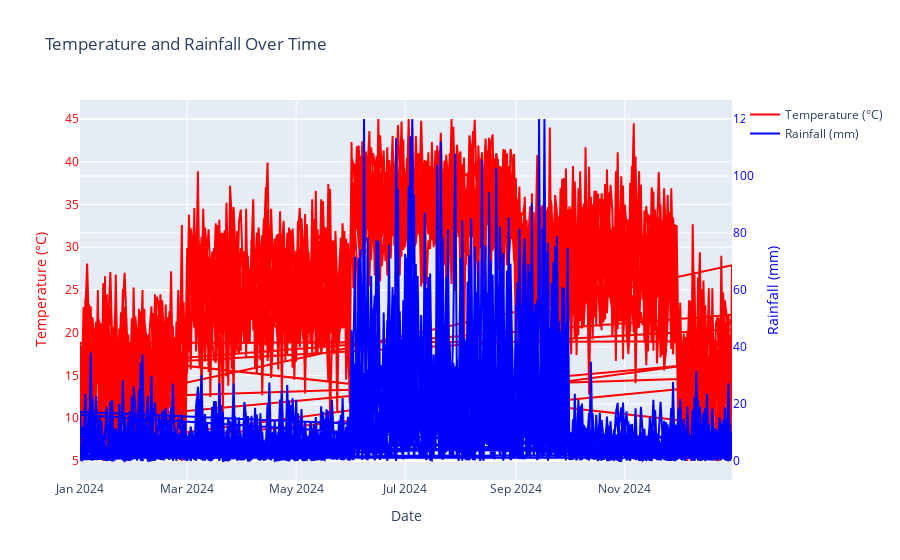

Source (notebook cell):
### Markdown cell above
## Interactive Weather Visualizations

### Code cell
# Interactive temperature and rainfall time series
if temp_columns and rainfall_columns and ('Date' in df.columns or 'date' in df.columns):
    date_col = 'Date' if 'Date' in df.columns else 'date'
    
    fig = go.Figure()
    
    # Add temperature trace
    fig.add_trace(go.Scatter(
        x=df[date_col],
        y=df[temp_col],
        mode='lines',
        name='Temperature (°C)',
        line=dict(color='red', width=2),
        yaxis='y'
    ))
    
    # Add rainfall trace on secondary y-axis
    fig.add_trace(go.Scatter(
        x=df[date_col],
        y=df[rain_col],
        mode='lines',
        name='Rainfall (mm)',
        line=dict(color='blue', width=2),
        yaxis='y2'
    ))
    
    # Update layout
    fig.update_layout(
        title='Temperature and Rainfall Over Time',
        xaxis_title='Date',
        yaxis=dict(
            title='Temperature (°C)',
            side='left',
            color='red'
        ),
        yaxis2=dict(
            title='Rainfall (mm)',
            side='right',
            overlaying='y',
            color='blue'
        ),
        hovermode='x unified'
    )
    
    fig.show()

### Figure 1 — Plotly figure (JSON) as saved in the notebook; plotly's stock layout.template omitted (floating-point values rounded to 4 significant figures; data arrays with more than 128 entries replaced by an {"elided": "..."} marker saying what was removed)
{"data": [{"line": {"color": "red", "width": 2}, "mode": "lines", "name": "Temperature (°C)", "type": "scatter", "x": {"elided": "3660 str values"}, "y": {"elided": "3660 float values"}, "yaxis": "y"}, {"line": {"color": "blue", "width": 2}, "mode": "lines", "name": "Rainfall (mm)", "type": "scatter", "x": {"elided": "3660 str values"}, "y": {"elided": "3660 float values"}, "yaxis": "y2"}], "layout": {"hovermode": "x unified", "title": {"text": "Temperature and Rainfall Over Time"}, "xaxis": {"title": {"text": "Date"}}, "yaxis": {"color": "red", "side": "left", "title": {"text": "Temperature (°C)"}}, "yaxis2": {"color": "blue", "overlaying": "y", "side": "right", "title": {"text": "Rainfall (mm)"}}}}
